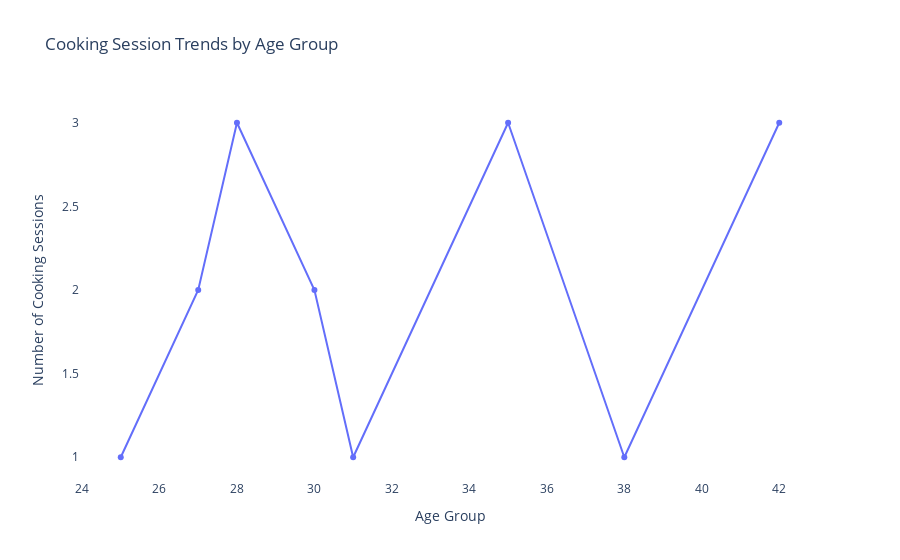

Notebook source saved alongside this figure:
### Code cell
import plotly.express as px

# Create the interactive line chart for cooking session trends by age group
fig = px.line(
    cooking_session_trends, 
    x='Age Group', 
    y='Cooking Sessions', 
    title='Cooking Session Trends by Age Group',
    labels={'Age Group': 'Age Group', 'Cooking Sessions': 'Number of Cooking Sessions'},
    markers=True  # Adds markers to data points for better visibility
)

fig.update_layout(
    xaxis_title='Age Group',
    yaxis_title='Number of Cooking Sessions',
    plot_bgcolor='white',
)

fig.show()

### Figure 1 — Plotly figure (JSON) as saved in the notebook; plotly's stock layout.template omitted (floating-point values rounded to 4 significant figures)
{"data": [{"hovertemplate": "Age Group=%{x}<br>Number of Cooking Sessions=%{y}<extra></extra>", "legendgroup": "", "line": {"color": "#636efa", "dash": "solid"}, "marker": {"symbol": "circle"}, "mode": "lines+markers", "name": "", "orientation": "v", "showlegend": false, "type": "scatter", "x": [25, 27, 28, 30, 31, 35, 38, 42], "xaxis": "x", "y": [1, 2, 3, 2, 1, 3, 1, 3], "yaxis": "y"}], "layout": {"legend": {"tracegroupgap": 0}, "plot_bgcolor": "white", "title": {"text": "Cooking Session Trends by Age Group"}, "xaxis": {"anchor": "y", "domain": [0, 1], "title": {"text": "Age Group"}}, "yaxis": {"anchor": "x", "domain": [0, 1], "title": {"text": "Number of Cooking Sessions"}}}}
